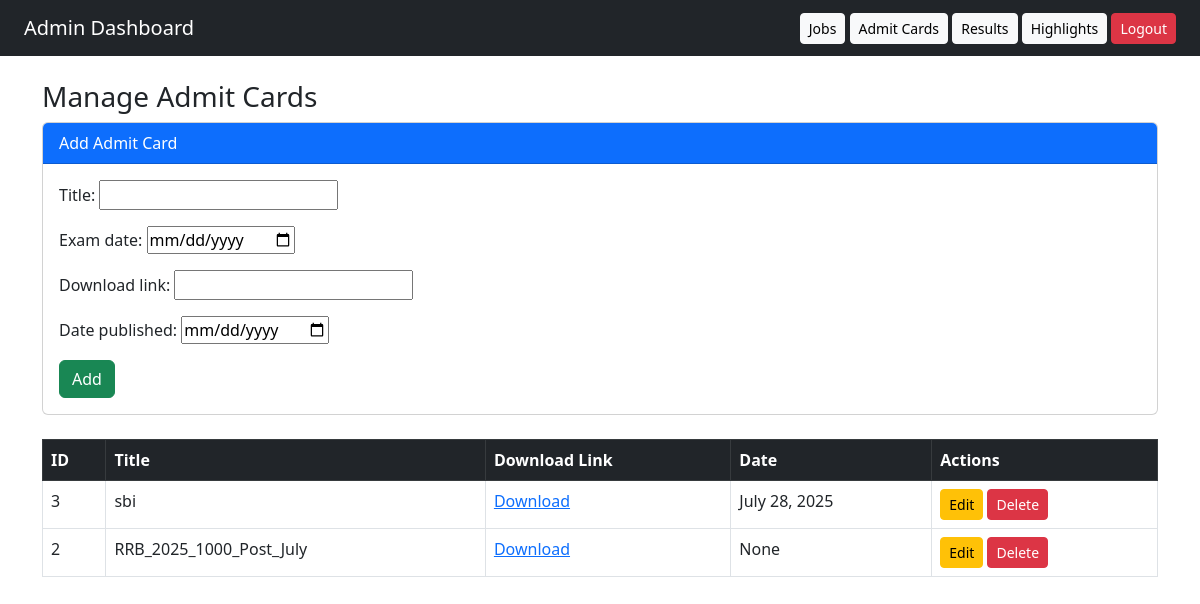
Before: /dashboard/admit-cards/ (signed in) with the older database file.
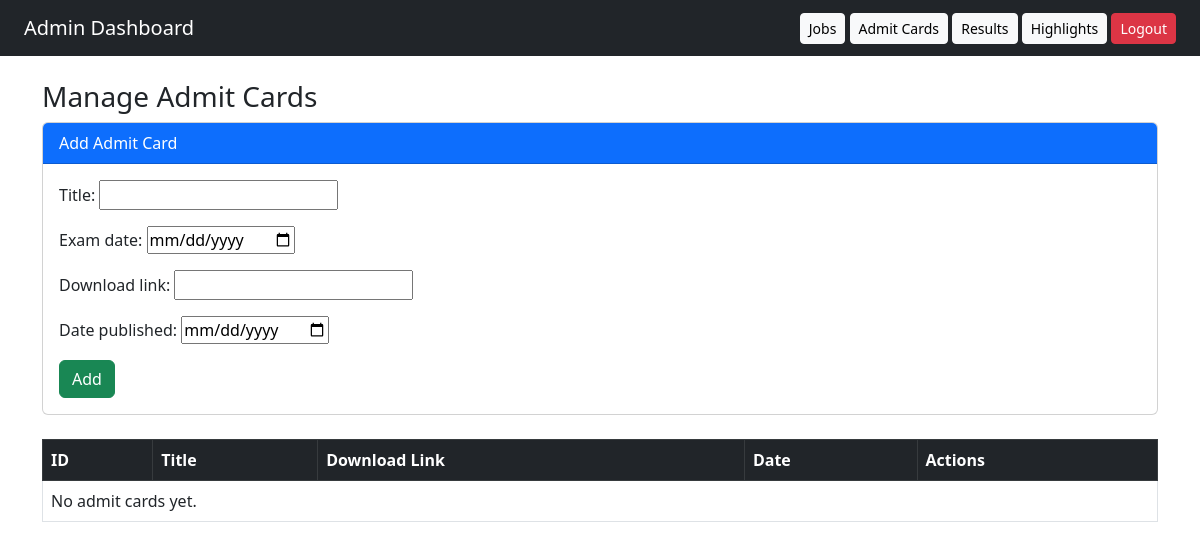
After: the same page with the newer database file.
### core/models.py (models this page shows, shortened)
class AdmitCard(models.Model):
    title = models.CharField(max_length=200)
    exam_date = models.DateField(null=True, blank=True)
    download_link = models.URLField()
    date_published = models.DateField(null=True, blank=True)
    posted_on = models.DateTimeField(auto_now_add=True)

### core/views.py (the view)
# urls.py: path('dashboard/admit-cards/', views.manage_admit_cards, name='manage_admit_cards'),
@login_required
def manage_admit_cards(request):
    cards = AdmitCard.objects.all().order_by('-posted_on')
    if request.method == 'POST':
        form = AdmitCardForm(request.POST)
        if form.is_valid():
            form.save()
            return redirect('manage_admit_cards')
    else:
        form = AdmitCardForm()
    return render(request, 'dashboard/manage_admit_cards.html', {
        'form': form,
        'cards': cards
    })

### core/forms.py
class AdmitCardForm(forms.ModelForm):
    class Meta:
        model = AdmitCard
        fields = ['title', 'exam_date' , 'download_link', 'date_published']
        widgets = {
            'exam_date': forms.DateInput(attrs={'type': 'date'}),
            'date_published': forms.DateInput(attrs={'type': 'date'}),
        }

### core/templates/dashboard/manage_admit_cards.html (shortened to what this page needs)
{% extends "dashboard/dashboard_base.html" %}
{% block content %}
<h3>Manage Admit Cards</h3>
<div class="card mb-4">
    <div class="card-header bg-primary text-white">Add Admit Card</div>
    <div class="card-body">
        <form method="post">
            {{ form.as_p }}
            <button type="submit" class="btn btn-success">Add</button>
        </form>
    </div>
</div>
<table class="table table-bordered">
    <thead class="table-dark">
        <tr>
            <th>ID</th>
            <th>Title</th>
            <th>Download Link</th>
            <th>Date</th>
            <th>Actions</th>
        </tr>
    </thead>
    <tbody>
        {% for card in cards %}
        <tr>
            <td>{{ card.id }}</td>
            <td>{{ card.title }}</td>
            <td><a href="{{ card.download_link }}" target="_blank">Download</a></td>
            <td>{{ card.date_published }}</td>
            <td>
                <a href="{% url 'edit_admit_card' card.id %}" class="btn btn-warning btn-sm">Edit</a>
                <a href="{% url 'delete_admit_card' card.id %}" class="btn btn-danger btn-sm"
                   onclick="return confirm('Are you sure?')">Delete</a>
            </td>
        </tr>
        {% empty %}
        <tr><td colspan="5">No admit cards yet.</td></tr>
        {% endfor %}
    </tbody>
</table>
{% endblock %}

### core/templates/dashboard/dashboard_base.html (shortened to what this page needs)
<!DOCTYPE html>
<html>
<head>
    <link href="https://cdn.jsdelivr.net/npm/bootstrap@5.3.0/dist/css/bootstrap.min.css" rel="stylesheet">
</head>
<body>
<nav class="navbar navbar-dark bg-dark px-4">
    <a class="navbar-brand" href="/dashboard/">Admin Dashboard</a>
    <div>
        <a href="{% url 'manage_jobs' %}" class="btn btn-sm btn-light">Jobs</a>
<a href="{% url 'manage_admit_cards' %}" class="btn btn-sm btn-light">Admit Cards</a>
<a href="{% url 'manage_results' %}" class="btn btn-sm btn-light">Results</a>
<a href="{% url 'manage_highlights' %}" class="btn btn-sm btn-light">Highlights</a>
        <a href="/dashboard/logout/" class="btn btn-sm btn-danger">Logout</a>
    </div>
</nav>
<div class="container mt-4">
    {% block content %}
    {% endblock %}
</div>
</body>
</html>

Changed rows visible on the page:
removed AdmitCard: id "3", title "sbi", date_published "July 28, 2025"
removed AdmitCard: id "2", title "RRB_2025_1000_Post_July", date_published "None"
Other visible differences:
text now shown: "No admit cards yet."
